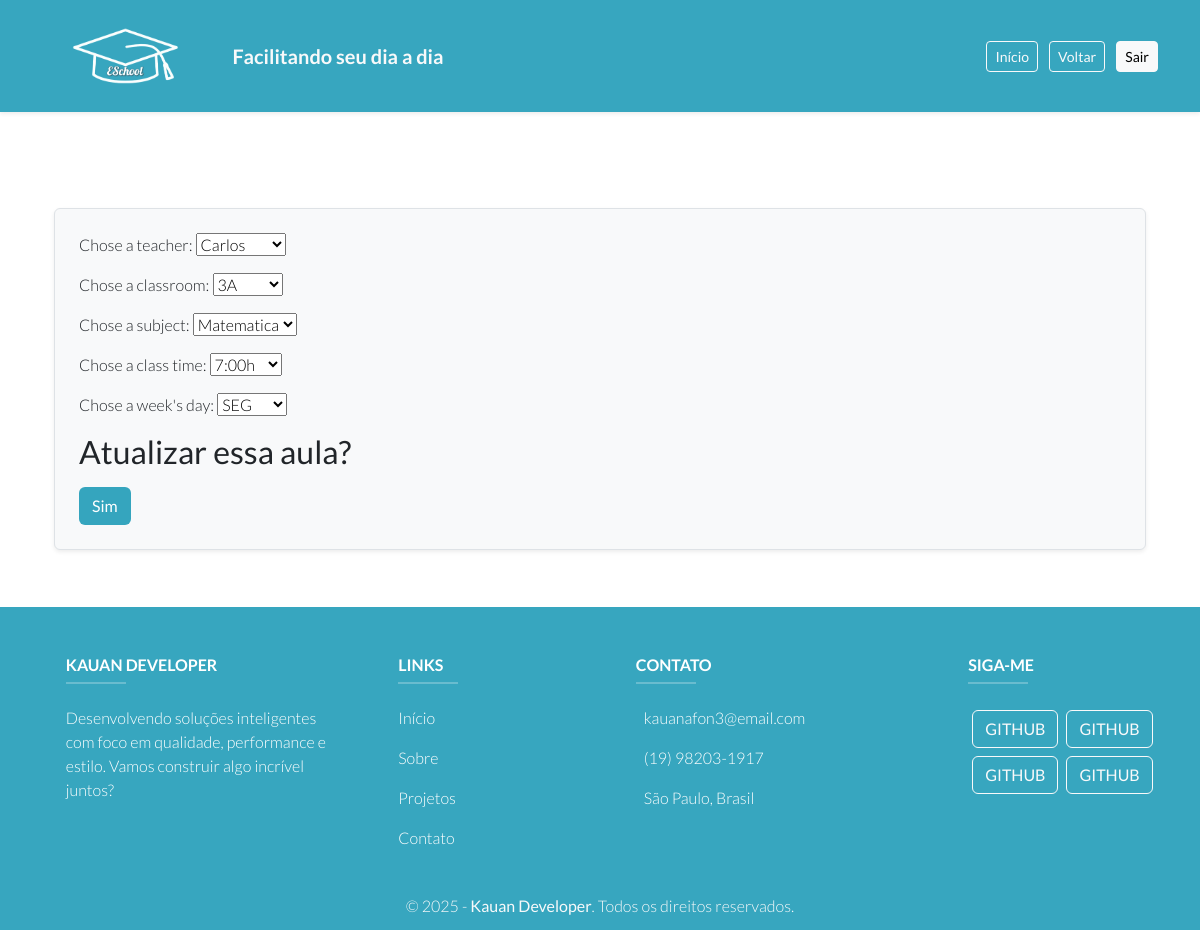
The page /atualizar/3 on the database its author committed.
### app/models.py (models this page shows, shortened)
class Aulas(models.Model):
    pk_professor = models.ForeignKey(Professor, on_delete=models.CASCADE)
    pk_turma = models.ForeignKey(Turma, on_delete=models.CASCADE)
    pk_materia = models.ForeignKey(Materia, on_delete=models.CASCADE)
    pk_horario = models.ForeignKey(Horario, on_delete=models.CASCADE)
    pk_dias_semana = models.ForeignKey(Dias_semanas_Aulas,on_delete=models.CASCADE)

### app/adm.py (the view)
# urls.py: path('atualizar/<int:pk>', adm.atualizar_aula, name="atualizar_aula"),
def atualizar_aula(request,pk):
    try:
        aula = get_object_or_404(Aulas, pk=pk)
        if request.method == 'POST':
            formulario = AulasForm(request.POST, instance=aula)
            if formulario.is_valid():
                formulario.save()
                messages.success(request, "Aula Atualizada com sucesso!")
                return redirect("detalhes.html")
        else:
            formulario = AulasForm(instance=aula)
        return render(request, 'form_aula.html', {'form':formulario, "mensagem":"Atualizar essa aula?"})
    except Exception as e:
        print("Erro" , e)
        return HttpResponseNotFound("Erro ao tentar atulizar a aula")

### app/forms.py
class AulasForm(forms.ModelForm):
    class Meta:
        model = Aulas
        pk_turma = forms.IntegerField(label='aa', required=False)  # Adicionando o campo dentro da classe meta para que o valor padrão ja apareça la
        fields = '__all__'
        labels = {
            'pk_professor': 'Chose a teacher:',
            'pk_turma': 'Chose a classroom:',
            'pk_materia': 'Chose a subject:',
            'pk_horario': 'Chose a class time:',
            'pk_dias_semana': "Chose a week's day:"
        }

### app/models.py (called while the page is built)
    def __str__(self):
        return self.nome

    def __str__(self):
        return self.serie_turma

    def __str__(self):
        return self.horario_aula

    def __str__(self):
        return self.nome_materia

    def __str__(self):
        return self.dia

    def __str__(self):
        return str(self.pk_dia_semana)

### app/Templates/form_aula.html (shortened to what this page needs)
{% extends "base.html" %}
{% block content %}
<div class="container mt-5">
    <form action="" method="post" class="p-4 border rounded shadow-sm bg-light">
        {{ form.as_p }}
        {% if mensagem %}
            <h2 class="my-3">{{ mensagem }}</h2>
        {% endif %}
        <button type="submit" class="btn "style='background-color: #0590afcc; color:white;'>Sim</button>
    </form>
</div>
{% endblock %}

### app/static/style.css (style rules this page uses)
* { font-family: "Lato", sans-serif; font-weight: 300; font-style: normal; }
html, body { height: 100%; }
body { display: flex; flex-direction: column; }

### rows shown on the page
Aulas: pk_professor "Carlos", pk_turma "3A", pk_materia "Matematica", pk_horario "7:00h", pk_dias_semana "SEG"

### other values the page prints
{{ mensagem }} "Atualizar essa aula?"
